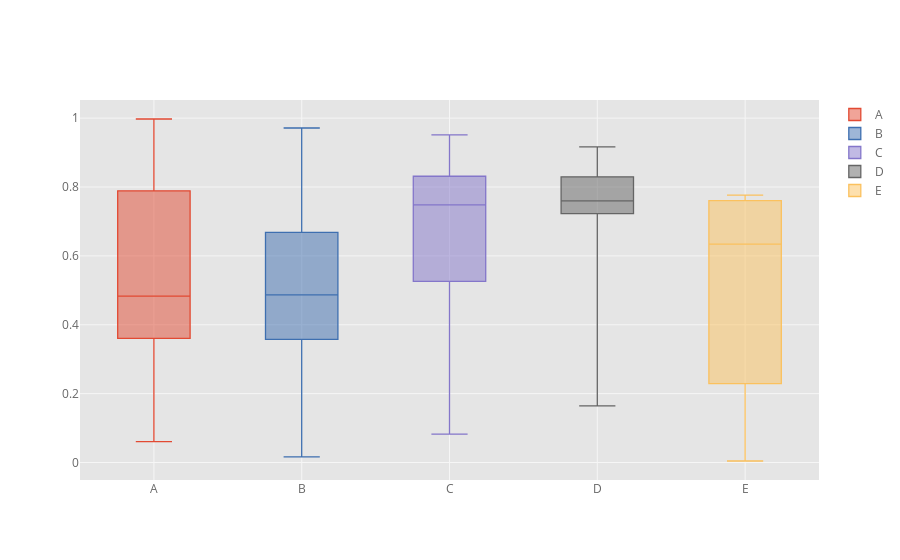

The notebook cell saved with this chart:
### Code cell
import plotly.plotly as py
import cufflinks as cf
import pandas as pd
import numpy as np

cf.set_config_file(offline=False, world_readable=True, theme='ggplot')

df = pd.DataFrame(np.random.rand(10, 5), columns=['A', 'B', 'C', 'D', 'E'])
df.iplot(kind='box', filename='cufflinks/box-plots')

### Figure 1 — Plotly figure (JSON) as saved in the notebook; plotly's stock layout.template omitted (floating-point values rounded to 4 significant figures)
{"data": [{"boxpoints": false, "line": {"width": 1.3}, "marker": {"color": "rgba(226, 74, 51, 1.0)"}, "name": "A", "orientation": "v", "type": "box", "uid": "552ec2fb-7dcf-4b22-9289-a5f964e4291f", "y": [0.3065, 0.4106, 0.6907, 0.9975, 0.789, 0.9561, 0.4761, 0.3605, 0.0607, 0.4905]}, {"boxpoints": false, "line": {"width": 1.3}, "marker": {"color": "rgba(62, 111, 176, 1.0)"}, "name": "B", "orientation": "v", "type": "box", "uid": "284fb7ec-6bf1-4d63-9f9b-bbfae110ce03", "y": [0.4037, 0.5139, 0.2101, 0.4885, 0.6685, 0.4851, 0.6955, 0.9713, 0.3576, 0.01632]}, {"boxpoints": false, "line": {"width": 1.3}, "marker": {"color": "rgba(132, 118, 202, 1.0)"}, "name": "C", "orientation": "v", "type": "box", "uid": "8b7bfae4-405c-4162-b68a-ac2181002907", "y": [0.5259, 0.8748, 0.8135, 0.08268, 0.7964, 0.9517, 0.5358, 0.1347, 0.8313, 0.6994]}, {"boxpoints": false, "line": {"width": 1.3}, "marker": {"color": "rgba(101, 101, 101, 1.0)"}, "name": "D", "orientation": "v", "type": "box", "uid": "c034b9b6-b5db-48fe-8fd9-be3d4db7f0de", "y": [0.6344, 0.1645, 0.8802, 0.7228, 0.9165, 0.7939, 0.7421, 0.7737, 0.8296, 0.7463]}, {"boxpoints": false, "line": {"width": 1.3}, "marker": {"color": "rgba(251, 193, 94, 1.0)"}, "name": "E", "orientation": "v", "type": "box", "uid": "da129895-256f-4daa-ac0e-aa2274a8cca2", "y": [0.7616, 0.6469, 0.6214, 0.7764, 0.229, 0.004379, 0.4434, 0.7432, 0.7605, 0.1368]}], "layout": {"legend": {"bgcolor": "#FFFFFF", "font": {"color": "#666666"}}, "paper_bgcolor": "#FFFFFF", "plot_bgcolor": "#E5E5E5", "titlefont": {"color": "#151516"}, "xaxis": {"gridcolor": "#F6F6F6", "showgrid": true, "tickfont": {"color": "#666666"}, "title": "", "titlefont": {"color": "#666666"}, "zerolinecolor": "#F6F6F6"}, "yaxis": {"gridcolor": "#F6F6F6", "showgrid": true, "tickfont": {"color": "#666666"}, "title": "", "titlefont": {"color": "#666666"}, "zerolinecolor": "#F6F6F6"}}}
